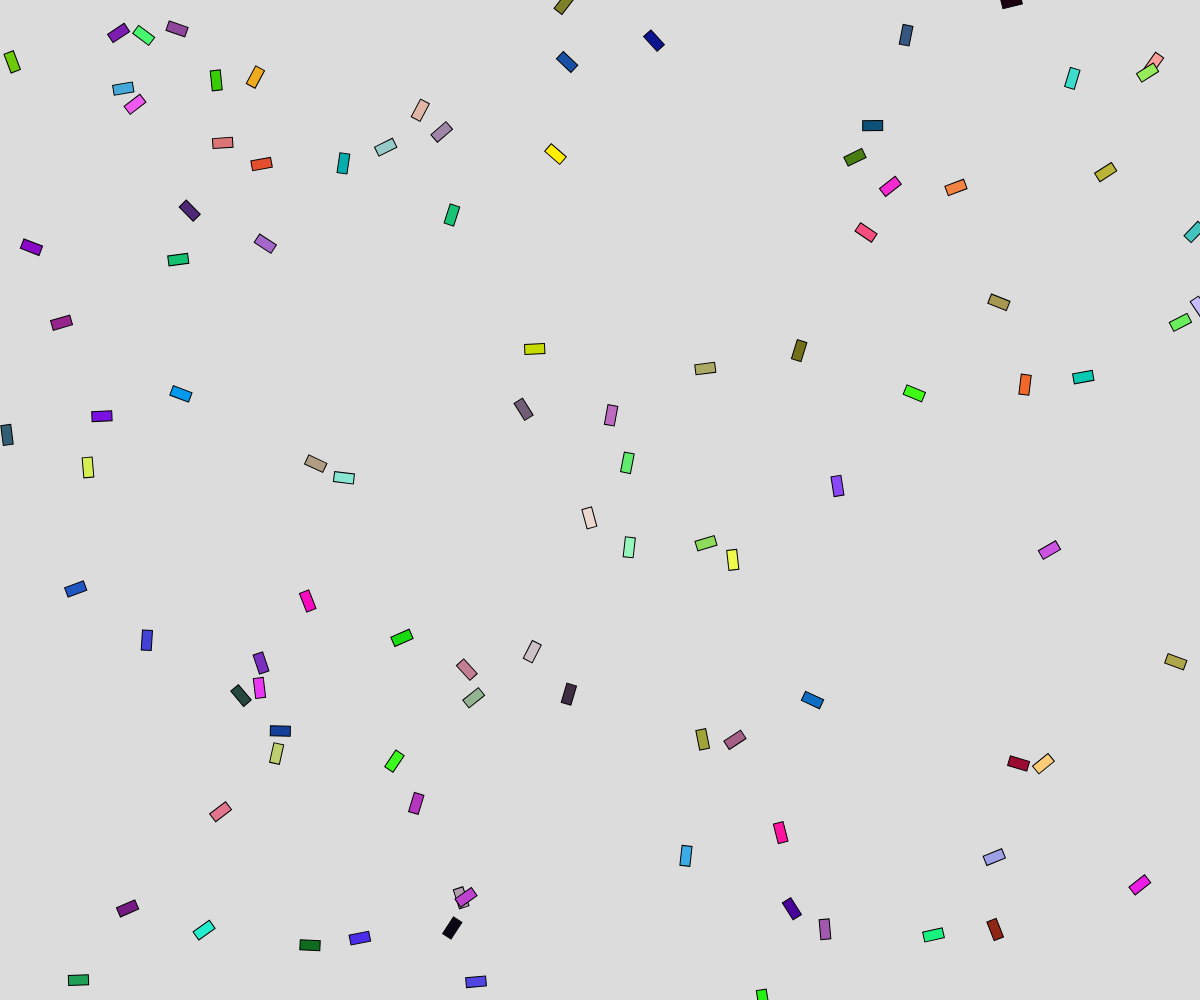
Frame 1 (no input)
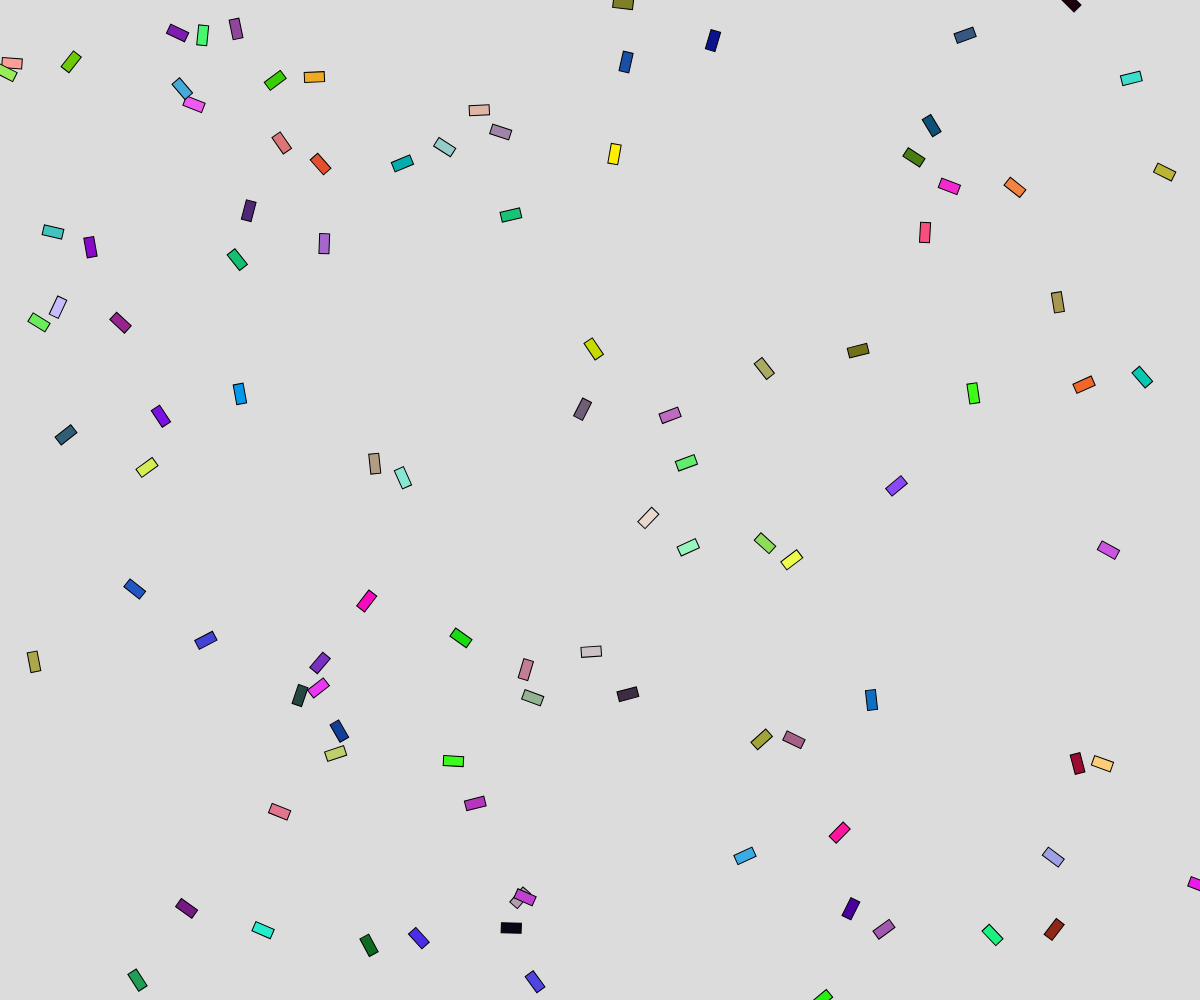
Frame 60 (no input)
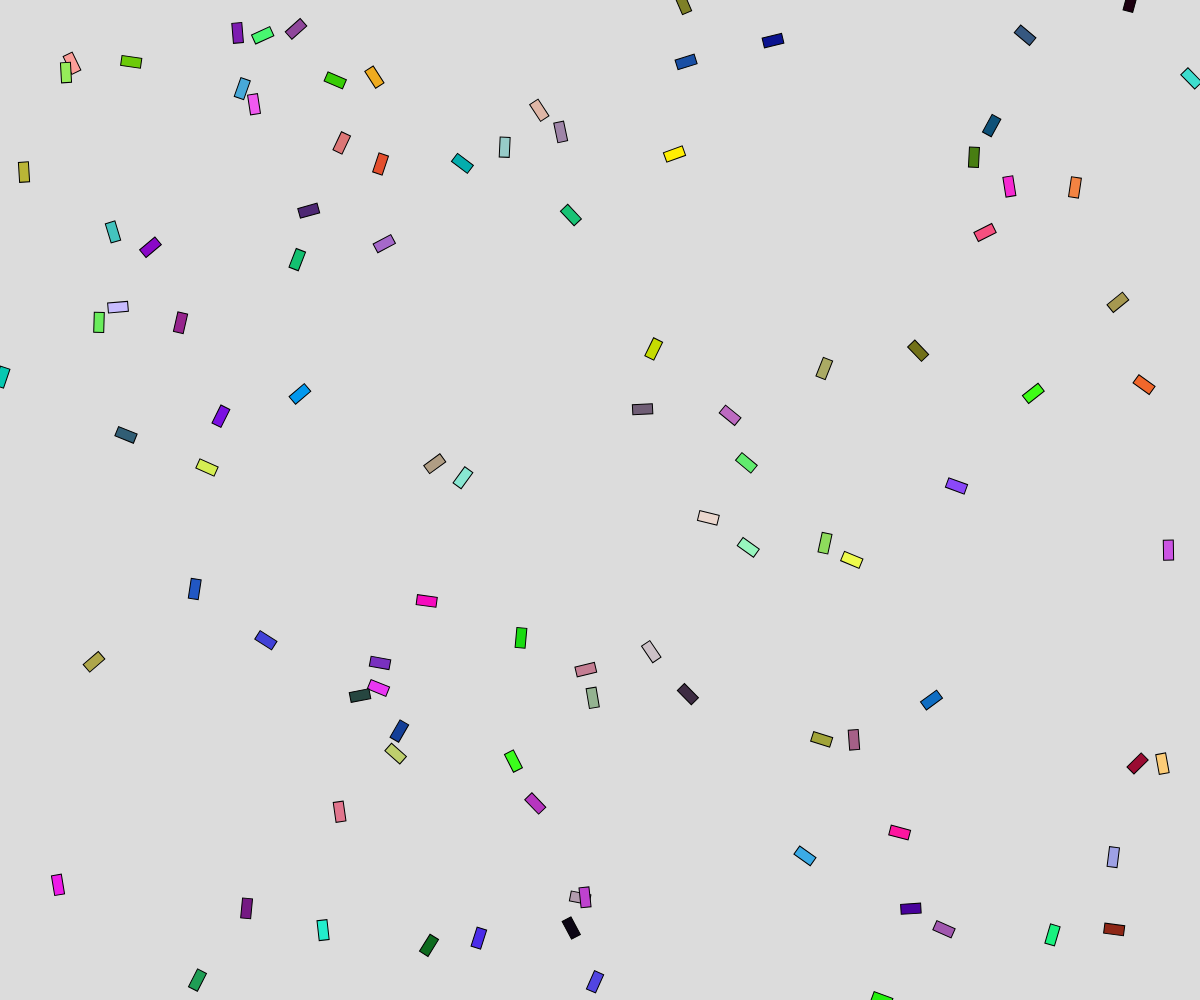
Frame 120 (the mouse pressed at the canvas centre since frame 60)

The p5.js sketch that drew these frames (run headless with seeded random() and noise() and a simulated clock; from frame 60 on, the mouse is pressed at the canvas centre):

// p5.js sketch
// ── sketch.js
let myCars = []; 
let totalnum = 100;

function setup() {
  createCanvas(windowWidth, windowHeight);
  for (let i = 0; i <totalnum; i++){
  myCars[i] = new Car(color(random(255),random(255),random(255)), random(width),random(height),1, random(360));
}//assign
}

function draw() {
  background(220);
  for (let j = 0; j <myCars.length; j ++){
  myCars[j].drive();
  myCars[j].display();
  myCars[j].flip();
  }
}
// ── car.js
class Car {

    // The Constructor is defined with arguments.
    constructor( tempC, tempXpos, tempYpos, tempXspeed, tempDegree) {
      this.c = tempC;
      this.xpos = tempXpos;
      this.ypos = tempYpos;
      this.xspeed = tempXspeed;
      this.xdegree = tempDegree;
      
  
    }
  
    display() {
       push();
       stroke(0);
       fill(this.c);
     
      translate(this.xpos,this.ypos);
      rotate(radians(this.xdegree));
      rectMode(CENTER);
      rect(0,0,20,10);
       pop();
    }
  
    drive() {
      this.xpos = this.xpos + this.xspeed;
      if (this.xpos > width) {
        this.xpos = 0;
      }
    }
    
    flip(){
      this.xdegree ++;
    }
    
  }
// ── style.css
html,body{
    padding:0;
    margin:0;
}

#image{
    position:absolute;
    top:10px;
    left:100px;
    z-index:2;
}

p{
    position:absolute;
    top:20px;
    left:500px;
    z-index:1;
}

canvas{
    position:relative;
    width: 100vw !important;
    height: 100vh !important;
}
